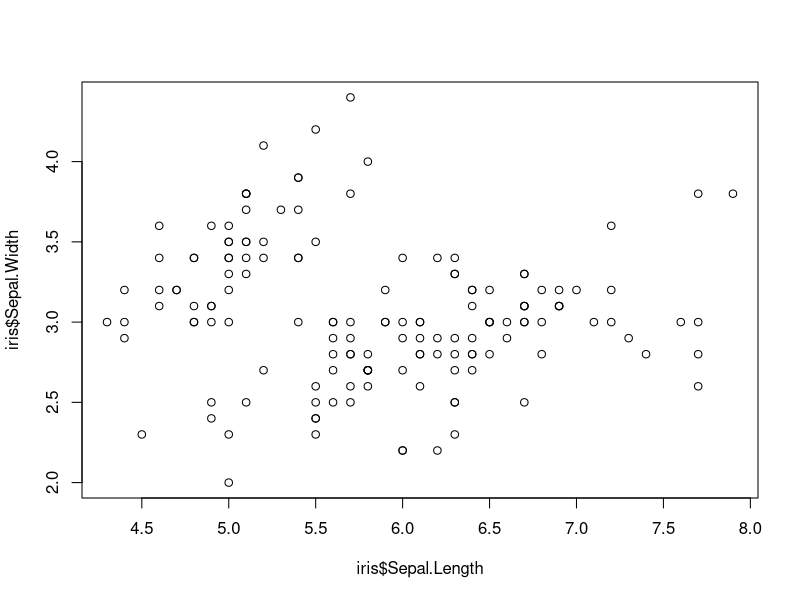
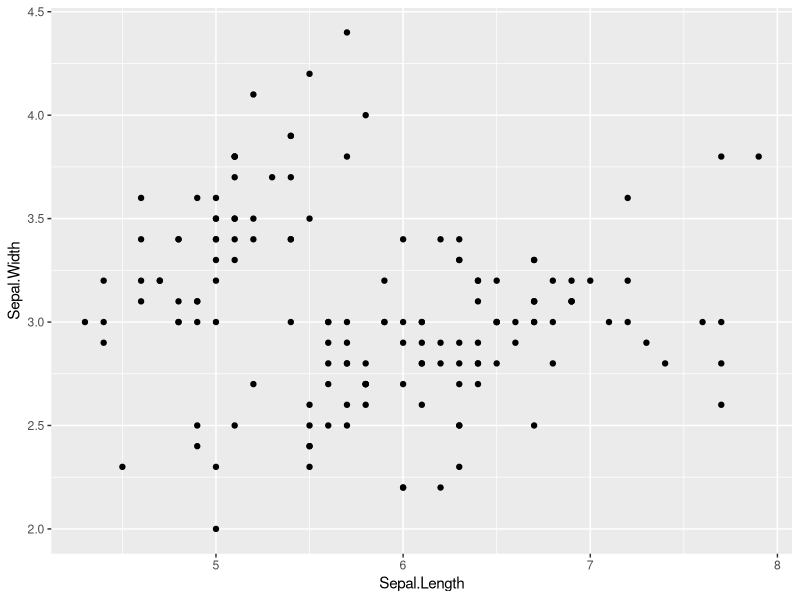
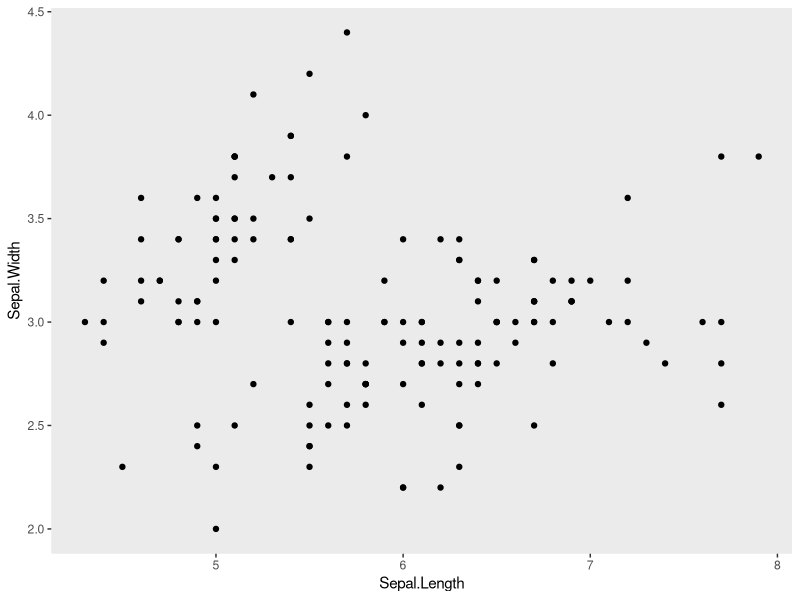
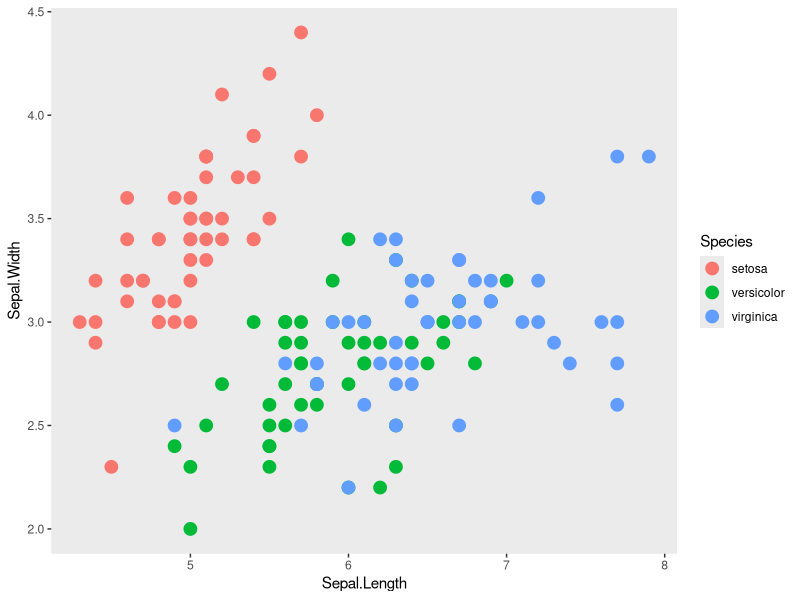

R code for these plots, in order:
#use built in iris dataset
#take a look at it 
head(iris)
#load in some tidyverse packages
library(dplyr)
library(ggplot2)

#####################################
##### Part 1: for loops         #####
#####################################

#Using only data for iris versicolor
#write a for loop
#that produces a regression table
#for each of the following relationships
#1. iris  sepal length x width
#2. iris  petal length x width
#3. iris sepal length x petal length


x<-c(1,3,1)
y<-c(2,4,3)

for (i in (1:3)){
  fit<-lm(iris[,x[i]]~iris[,y[i]])
  print(summary(fit))
}



#####################################
##### Part 2: data in dplyr     #####
#####################################

#use dplyr to join data of maximum height
#to a new iris data frame
height <- data.frame(Species = c("virginica","setosa","versicolor"),
                     Height.cm = c(60,100,11.8))


iris_3<-left_join(height,iris)


  



#####################################
##### Part 3: plots in ggplot2  #####
#####################################
#look at base R scatter plot
plot(iris$Sepal.Length,iris$Sepal.Width)

#3a. now make the same plot in ggplot

ggplot(iris,aes(x=Sepal.Length,y=Sepal.Width))+
  #creates points
  geom_point()


#3b. make a scatter plot with ggplot and get rid of busy grid lines

ggplot(iris,aes(x=Sepal.Length,y=Sepal.Width))+
  #creates points
  geom_point()+
  #makes grid lines blank
  theme(panel.grid = element_blank())

#3c.make a scatter plot with ggplot and get rid of grid lines,
#show species by color, and increase the point size
ggplot(iris,aes(x=Sepal.Length,y=Sepal.Width))+
  #increases point size and changes color
  geom_point(aes(color=Species),size=4)+
  #makes grid lines blank
  theme(panel.grid = element_blank())
  


#####################################
##### Question: how did         #####
##### arguments differ between  #####
##### plot and ggplot?          #####
#####################################		
